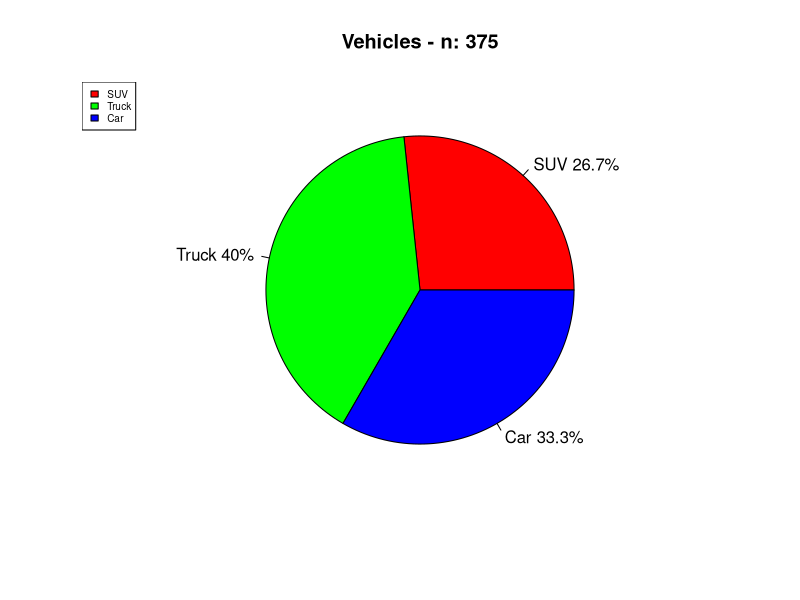
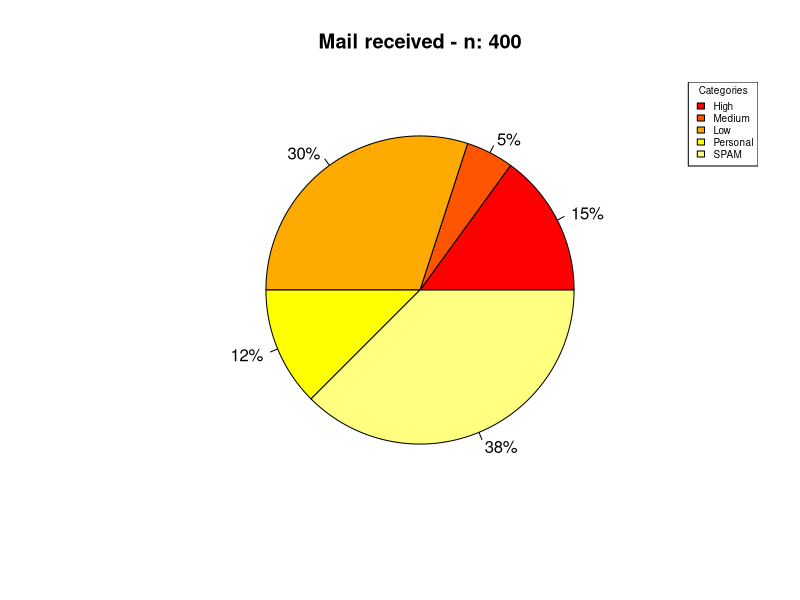
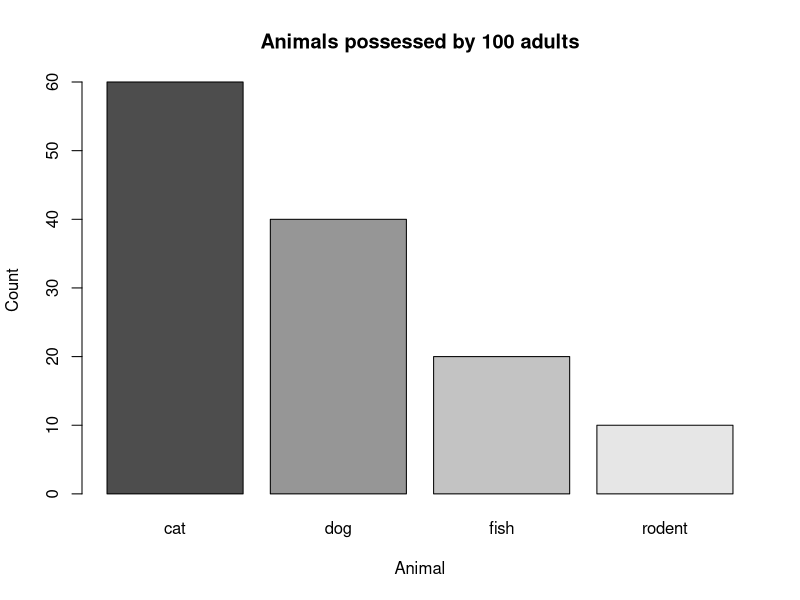
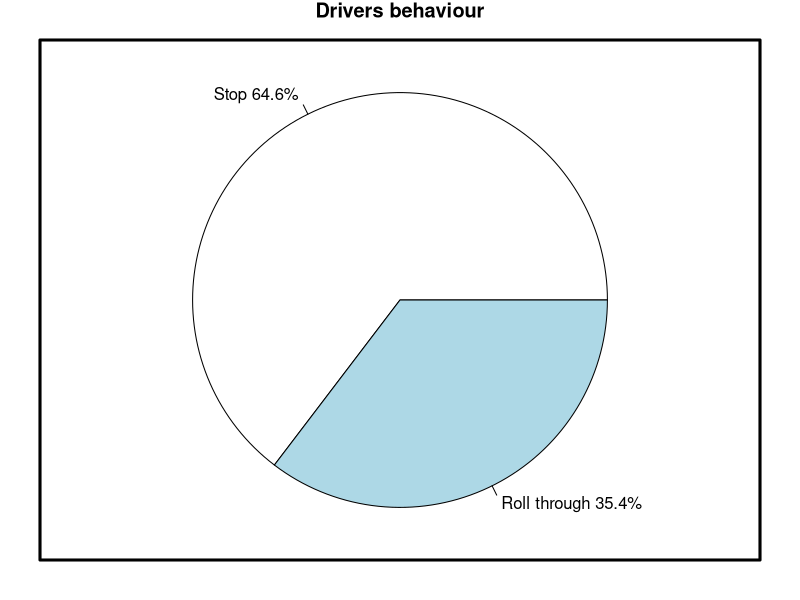
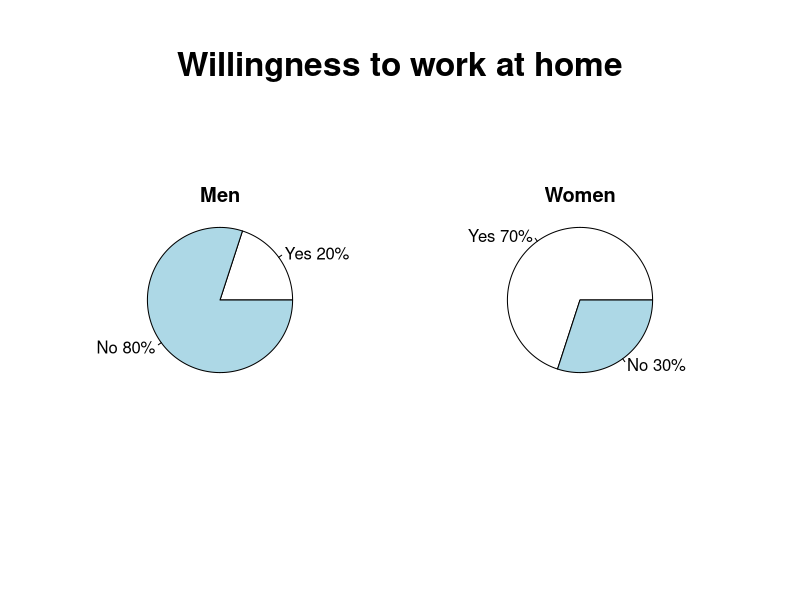

These figures' R source, in order:
## ---- chunk 1
e1 <- data.frame(category = integer(375)) 
e1$category <- rep(c("SUV","Truck","Car"), c(150,125,100))

# Frequency tables
xtabs(e1) 
## ---- chunk 2
round(prop.table(table(e1$category)), digits = 2)
## ---- chunk 3
pie(table(e1), labels = paste(c("SUV ","Truck ","Car "), round(prop.table(table(e1$category))*100, digits = 1), "%", sep = "") , main = "Vehicles - n: 375", col = rainbow(3))
legend("topleft", c("SUV","Truck","Car"), cex = 0.6, fill = rainbow(3))
## ---- chunk 4
e3 <- data.frame(400)
e3 <- rep( c("high", "medium", "low", "personal", "SPAM"), c(60, 120, 20, 50, 150))

# Frequency table
table(e3)
## ---- chunk 5
paste(prop.table(table(e3))*100, "%", sep = "")
## ---- chunk 6
# Does not work with Knitr.
# par(mar=c(5.1, 4.1, 4.1, 8.1), xpd=TRUE)

pie(table(e3), labels = paste(round(prop.table(table(e3))*100), "%", sep = ""), col = heat.colors(5), main = "Mail received - n: 400")

# With Knitr the legend is not visible, while there is no problem with the normal plot output.

#usr <- par("usr")*1.2; rect(usr[1], usr[3], usr[2], usr[4], lwd=2, col=NA)
legend("topright", legend = c("High", "Medium", "Low", "Personal", "SPAM"), fill = heat.colors(5), title = "Categories", cex = 0.6)

## ---- chunk 7
e8 <- data.frame(100)
e8 <- rep(c("dog", "cat", "fish", "rodent"), c(40, 60, 20, 10))
table(e8)
barplot(table(e8), main = "Animals possessed by 100 adults", xlab = "Animal", ylab = "Count", col = gray.colors(4))

## ---- chunk 8
e5 <- data.frame(rep(c("Complete stop", "Rolled through", "Ran the stop sign"), c(64.2, 35.2, 0.6)))
par("mar")
par(mar=c(1,1,1,1))
pie(table(e5), main = "Drivers behaviour", labels = paste(c("Stop ", "Roll through ", "Ran the stop "), round(prop.table(table(e5))*100, 1), "%", sep = ""))
par(oma=c(2,2,2,2), mar=c(4.1, 4.1, 4.1, 4.1), xpd=TRUE) ; box("inner", col="black", lwd=3)
## ---- chunk 9
rm(e6)
e6 <- data.frame(gender = rep( c("man", "woman"), each=10))
e6$answer <- ifelse(e6$gender == "man", rep( c("yes", "no"), c(8, 2)), rep( c("yes", "no"), c(3, 7)))
## ---- chunk 10
par(mfrow = c(1, 2))

suppressWarnings(pie(table(e6$answer[e6$gender == "man"]), main = "Men", line = -4, labels = paste(c("Yes ", "No "), round(prop.table(table(e6$answer[e6$gender == "man"]))*100, 1), "%", sep = "")))

suppressWarnings(pie(table(e6$answer[e6$gender == "woman"]), main = "Women", line = -4, labels = paste(c("Yes ", "No "), round(prop.table(table(e6$answer[e6$gender == "woman"]))*100, 1), "%", sep = "")))

suppressWarnings(mtext("Willingness to work at home", side = 3, line = -2, outer = TRUE, cex=2,font=2))
